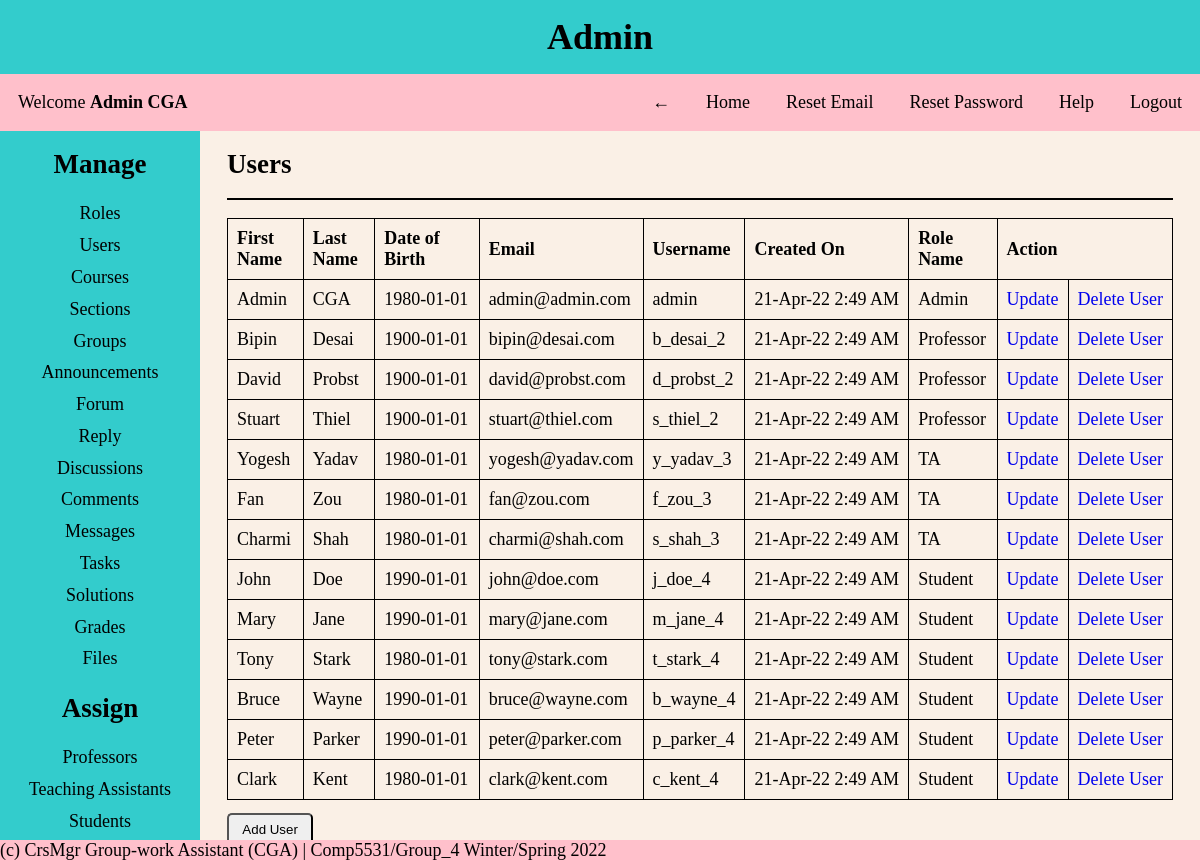
Before: /pages/admin.php?page=users (signed in) with the older database file.
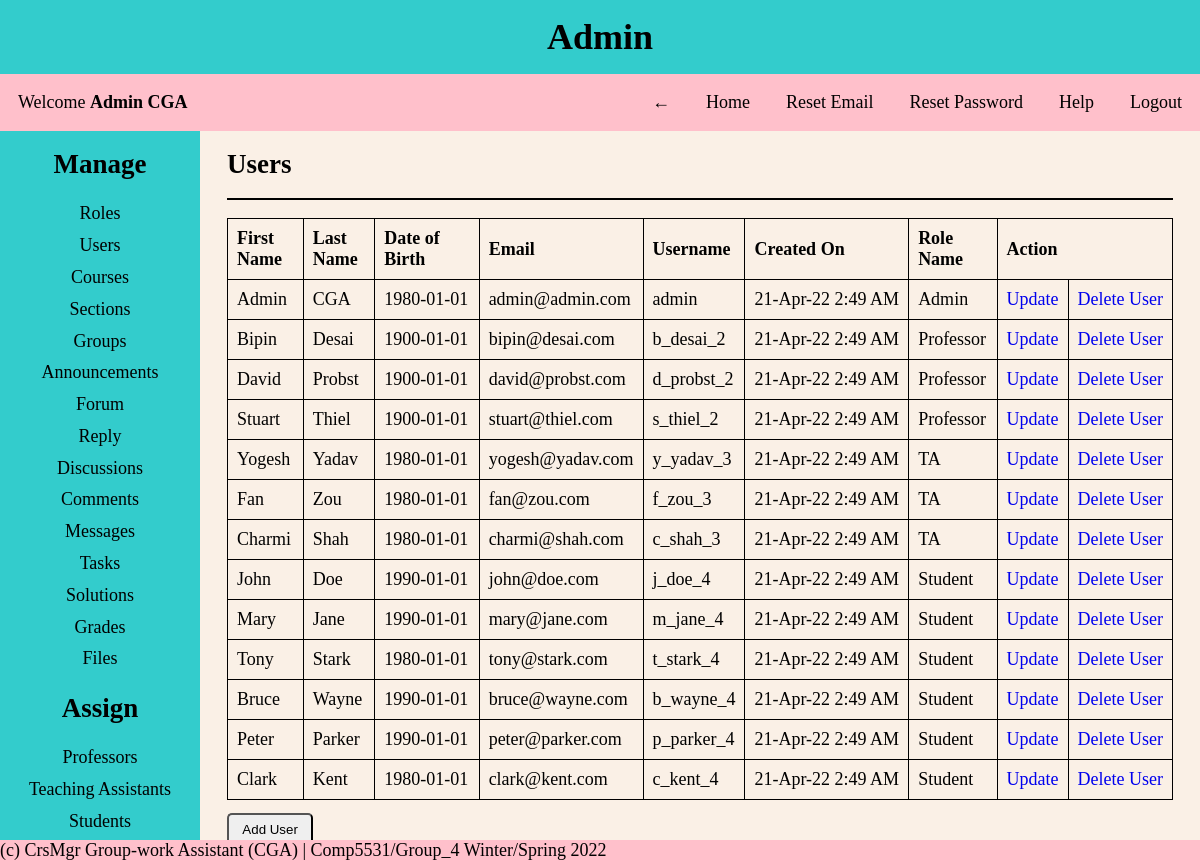
After: the same page with the newer database file.
### tables this page shows
CREATE TABLE Users
(
  user_id INT NOT NULL AUTO_INCREMENT PRIMARY KEY,
  first_name VARCHAR(30) NOT NULL,
  last_name VARCHAR(30) NOT NULL,
  dob DATE NOT NULL,
  email VARCHAR(30) NOT NULL UNIQUE,
  username VARCHAR(30) NOT NULL UNIQUE,
  password VARCHAR(30) NOT NULL,
  created_on DATETIME DEFAULT CURRENT_TIMESTAMP,
  first_login TINYINT NOT NULL,
  role_id INT NOT NULL,
  FOREIGN KEY (role_id) REFERENCES Roles(role_id)
);

CREATE TABLE Roles
(
  role_id INT NOT NULL AUTO_INCREMENT PRIMARY KEY,
  role_name VARCHAR(30) NOT NULL UNIQUE,
  role_description VARCHAR(255) NOT NULL
);

### helper/functions.php (called while the page is built, shortened)
<?php
function isAdmin()
{
    if (isset($_SESSION['role_id']) && $_SESSION['role_id'] == 1) {
        return true;
    }
    return false;
}
function date_convert($date)
{
    $date = strtotime($date);
    return date('d-M-y g:i A', $date);
}

### CRUD/users.php (the view, shortened to what this page needs)
<div class="content-body">
    <?php
    $query = "SELECT * FROM users as u JOIN roles as r ON u.role_id = r.role_id ORDER BY user_id ASC";
    $results = mysqli_query($conn, $query);
    ?>
    <h2>Users</h2>
    <hr>
    <table>
        <thead>
            <tr>
                <th>First Name</th>
                <th>Last Name</th>
                <th>Date of Birth</th>
                <th>Email</th>
                <th>Username</th>
                <th>Created On</th>
                <th>Role Name</th>
                <?php isAdmin() ? print '<th colspan="2">Action</th>' : '' ?>
            </tr>
        </thead>
        <tbody>
            <?php
            foreach ($results as $users) {
                $user_id = $users['user_id'];
                $first_name = $users['first_name'];
                $last_name = $users['last_name'];
                $dob = $users['dob'];
                $email = $users['email'];
                $username = $users['username'];
                $created_on = date_convert($users['created_on']);
                $role_name = $users['role_name'];
                $role_id = $users['role_id'];
            ?>
                <tr>
                    <td><?= $first_name ?></td>
                    <td><?= $last_name ?></td>
                    <td><?= $dob ?></td>
                    <td><?= $email ?></td>
                    <td><?= $username ?></td>
                    <td><?= $created_on ?></td>
                    <td><?= $role_name ?></td>
                    <?php if (isAdmin()) {
                        echo '<td><a href="?page=users&update_view=true&update_id=' . $user_id . '">Update</a></td>';
                        echo "<td><a href='?page=users&delete_id=" . $user_id . "&role_id=" . $role_id . "' onclick='return confirm(&quot;Are you sure you want to delete? &quot;)'>Delete User</a></td>";
                    } ?>
                </tr>
            <?php
            }
            ?>
        </tbody>
    </table>
    <?php if (isAdmin()) { ?>
        <a href="?page=users&add_view=true">
            <button>Add User</button>
        </a>
    <?php } ?>
</div>

Changed rows visible on the page:
changed users "Charmi": username "s_shah_3" → "c_shah_3"
